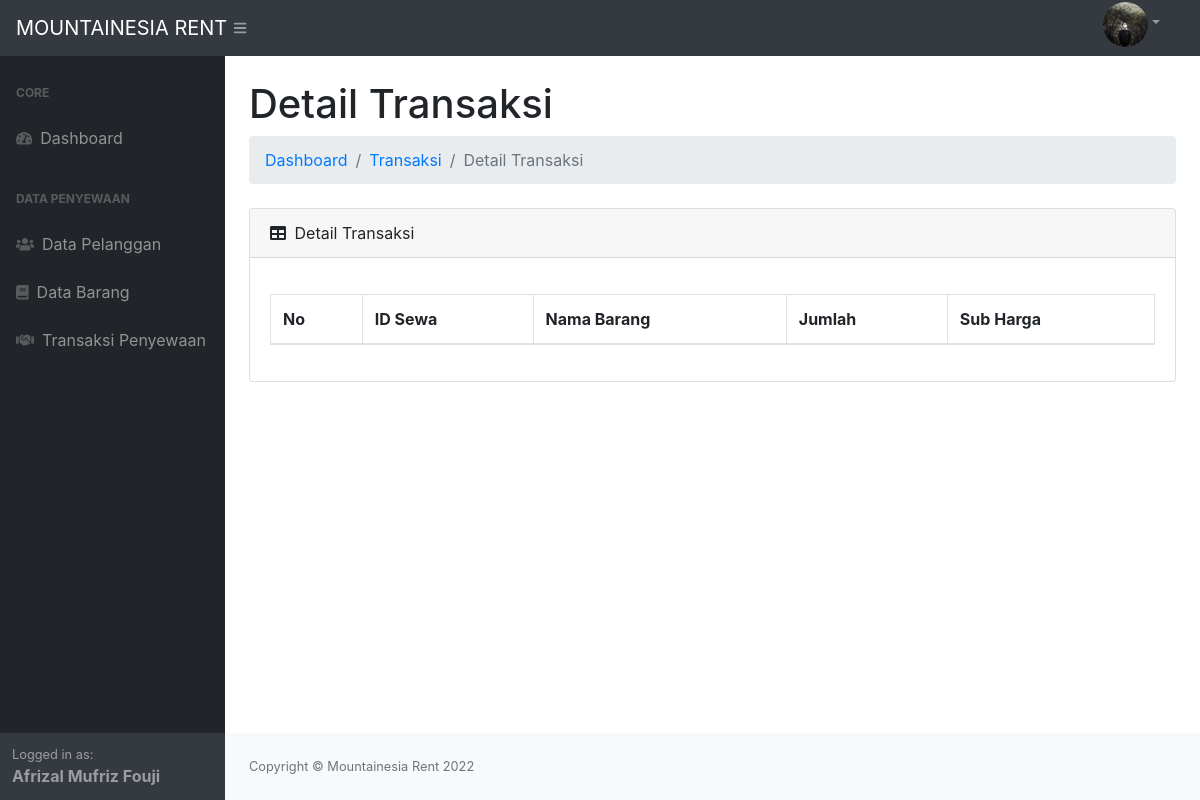
The app's page /index.php?p=transaksi&aksi=detail&idsewa=6 (signed in), older data.
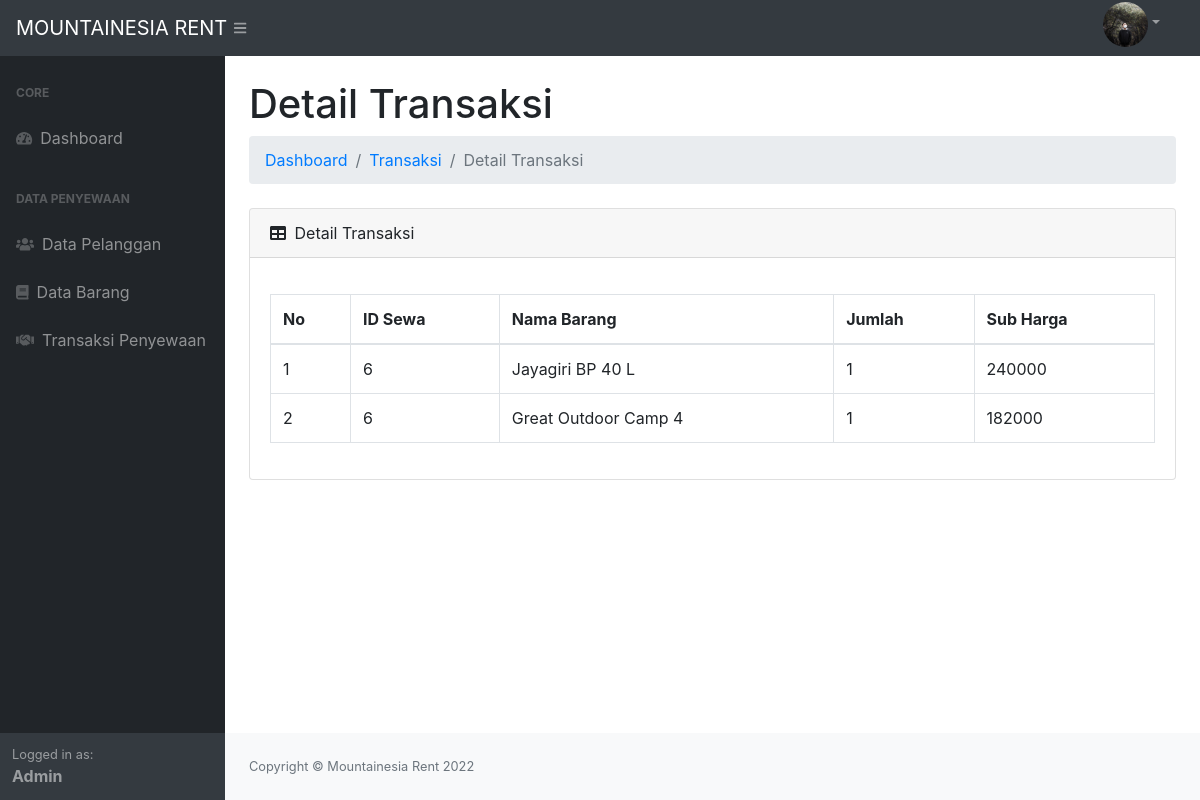
The same page, newer data.
### tables this page shows
CREATE TABLE `tb_detailsewa` (
  `iddetailsewa` int(11) NOT NULL,
  `idsewa` int(11) DEFAULT NULL,
  `idbarang` int(5) DEFAULT NULL,
  `jumlah` int(10) NOT NULL,
  `subharga` int(10) NOT NULL
);

CREATE TABLE `tb_barang` (
  `idbarang` int(5) NOT NULL,
  `namabarang` varchar(20) NOT NULL,
  `harga` int(10) NOT NULL,
  `jumlah_barang` int(10) NOT NULL
);

### page/transaksi/detailtransaksi.php (the view, shortened to what the changed rows need)
<h1 class="mt-4">Detail Transaksi</h1>
<div class="card mb-4">
    <div class="card-body">
        <div class="table-responsive">
            <table class="table table-bordered mt-3" id="dataTable" width="100%" cellspacing="0">
                <thead>
                    <tr>
                        <th>No</th>
                        <th>ID Sewa</th>
                        <th>Nama Barang</th>
                        <th>Jumlah</th>
                        <th>Sub Harga</th>
                    </tr>
                </thead>
                <tbody>
                    <?php
                    $sql = $conn->query("SELECT * FROM tb_detailsewa INNER JOIN tb_barang ON tb_detailsewa.idbarang = tb_barang.idbarang WHERE idsewa = $_GET[idsewa]") or die(mysqli_error($conn));
                    $no = 1;
                    while ($data = $sql->fetch_assoc()) {
                    ?>
                        <tr>
                            <td><?= $no++; ?></td>
                            <td><?= $data['idsewa']; ?></td>
                            <td><?= $data['namabarang']; ?></td>
                            <td><?= $data['jumlah']; ?></td>
                            <td><?= $data['subharga']; ?></td>
                        </tr>
                    <?php } ?>
                </tbody>
            </table>
        </div>
    </div>
</div>

### index.php (shortened to what the changed rows need)
<?php
require_once 'config/koneksi.php';
$page = @$_GET['p'];
$aksi = @$_GET['aksi'];
?>
<!DOCTYPE html>
<html lang="en">
<head>
    <link href="css/styles.css" rel="stylesheet" />
    <link href="css/profile.css" rel="stylesheet" />
</head>
<body>
    <div id="layoutSidenav">
        <div id="layoutSidenav_nav">
            <nav class="sb-sidenav accordion sb-sidenav-dark" id="sidenavAccordion">
                <div class="sb-sidenav-footer">
                    <div class="small">Logged in as:</div>
                    <b><?= $_SESSION['login']['nama']; ?></b>
                </div>
            </nav>
        </div>
        <div id="layoutSidenav_content">
            <main>
                <div class="container-fluid">
                    <?php
                    if ($page == 'barang') {
                        if ($aksi == '') {
                            require_once 'page/barang/barang.php';
                        } else if ($aksi == 'tambah') {
                            require_once 'page/barang/tambah.php';
                        } else if ($aksi == 'ubah') {
                            require_once 'page/barang/ubah.php';
                        } else if ($aksi == 'hapus') {
                            require_once 'page/barang/hapus.php';
                        }
                    } else if ($page == 'transaksi') {
                        if ($aksi == '') {
                            require_once 'page/transaksi/transaksi.php';
                        } else if ($aksi == 'tambah') {
                            require_once 'page/transaksi/tambah.php';
                        } else if ($aksi == 'kembali') {
                            require_once 'page/transaksi/kembali.php';
                        } else if ($aksi == 'detail') {
                            require_once 'page/transaksi/detailtransaksi.php';
                        } else if ($aksi == 'pilih') {
                            require_once('page/transaksi/pilihbarang.php');
                        } else if ($aksi == 'simpan') {
                            require_once('page/transaksi/simpan.php');
                        }
                    }
                    ?>
                </div>
            </main>
        </div>
    </div>
</body>
</html>

Row changes from the older to the newer data that the page shows:
added tb_detailsewa: idsewa "6", idbarang.namabarang "Jayagiri BP 40 L", jumlah "1", subharga "240000"
added tb_detailsewa: idsewa "6", idbarang.namabarang "Great Outdoor Camp 4", jumlah "1", subharga "182000"
Text that changed along with them:
$_SESSION['login']['nama']: "Afrizal Mufriz Fouji" → "Admin"
